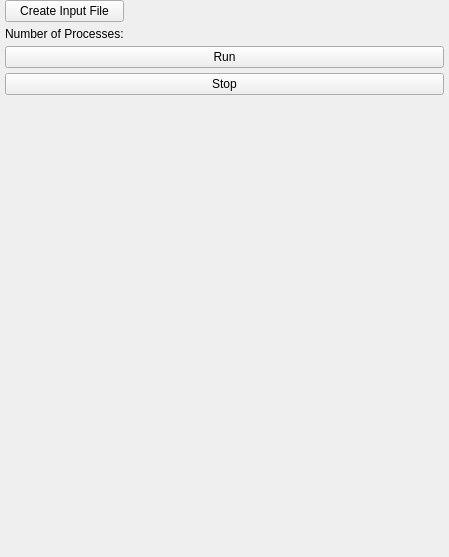
        <widget class="QWidget" name="RunSimulation_widget">
         <property name="geometry">
          <rect>
           <x>0</x>
           <y>0</y>
           <width>449</width>
           <height>557</height>
          </rect>
         </property>
         <attribute name="label">
          <string>Run Simulation</string>
         </attribute>
         <layout class="QGridLayout" name="gridLayout_53">
          <property name="leftMargin">
           <number>5</number>
          </property>
          <property name="topMargin">
           <number>0</number>
          </property>
          <property name="rightMargin">
           <number>5</number>
          </property>
          <property name="bottomMargin">
           <number>0</number>
          </property>
          <property name="spacing">
           <number>5</number>
          </property>
          <item row="3" column="0">
           <spacer name="verticalSpacer">
            <property name="orientation">
             <enum>Qt::Orientation::Vertical</enum>
            </property>
            <property name="sizeHint" stdset="0">
             <size>
              <width>20</width>
              <height>40</height>
             </size>
            </property>
           </spacer>
          </item>
          <item row="2" column="0">
           <widget class="QPushButton" name="btnStopSim">
            <property name="text">
             <string>Stop</string>
            </property>
           </widget>
          </item>
          <item row="4" column="0">
           <spacer name="verticalSpacer_2">
            <property name="orientation">
             <enum>Qt::Orientation::Vertical</enum>
            </property>
            <property name="sizeHint" stdset="0">
             <size>
              <width>20</width>
              <height>40</height>
             </size>
            </property>
           </spacer>
          </item>
          <item row="1" column="0">
           <widget class="QWidget" name="widgetRun" native="true">
            <layout class="QGridLayout" name="gridLayout_42">
             <property name="leftMargin">
              <number>0</number>
             </property>
             <property name="topMargin">
              <number>0</number>
             </property>
             <property name="rightMargin">
              <number>0</number>
             </property>
             <property name="bottomMargin">
              <number>0</number>
             </property>
             <property name="spacing">
              <number>5</number>
             </property>
             <item row="0" column="0">
              <widget class="QPushButton" name="btnCreateInputFile">
               <property name="toolTip">
                <string>&lt;html&gt;&lt;head/&gt;&lt;body&gt;&lt;p&gt;&lt;br/&gt;&lt;/p&gt;&lt;/body&gt;&lt;/html&gt;</string>
               </property>
               <property name="text">
                <string>Create Input File</string>
               </property>
              </widget>
             </item>
             <item row="1" column="1">
              <widget class="ctkSliderWidget" name="sliderNumProcs" native="true"/>
             </item>
             <item row="1" column="0">
              <widget class="QLabel" name="label_5">
               <property name="sizePolicy">
                <sizepolicy hsizetype="Fixed" vsizetype="Preferred">
                 <horstretch>0</horstretch>
                 <verstretch>0</verstretch>
                </sizepolicy>
               </property>
               <property name="text">
                <string>Number of Processes:</string>
               </property>
              </widget>
             </item>
             <item row="2" column="0" colspan="2">
              <widget class="QPushButton" name="btnRunSim">
               <property name="sizePolicy">
                <sizepolicy hsizetype="Minimum" vsizetype="Fixed">
                 <horstretch>2</horstretch>
                 <verstretch>0</verstretch>
                </sizepolicy>
               </property>
               <property name="toolTip">
                <string>Run the simulation using a single processor</string>
               </property>
               <property name="text">
                <string>Run</string>
               </property>
              </widget>
             </item>
            </layout>
           </widget>
          </item>
         </layout>
        </widget>
